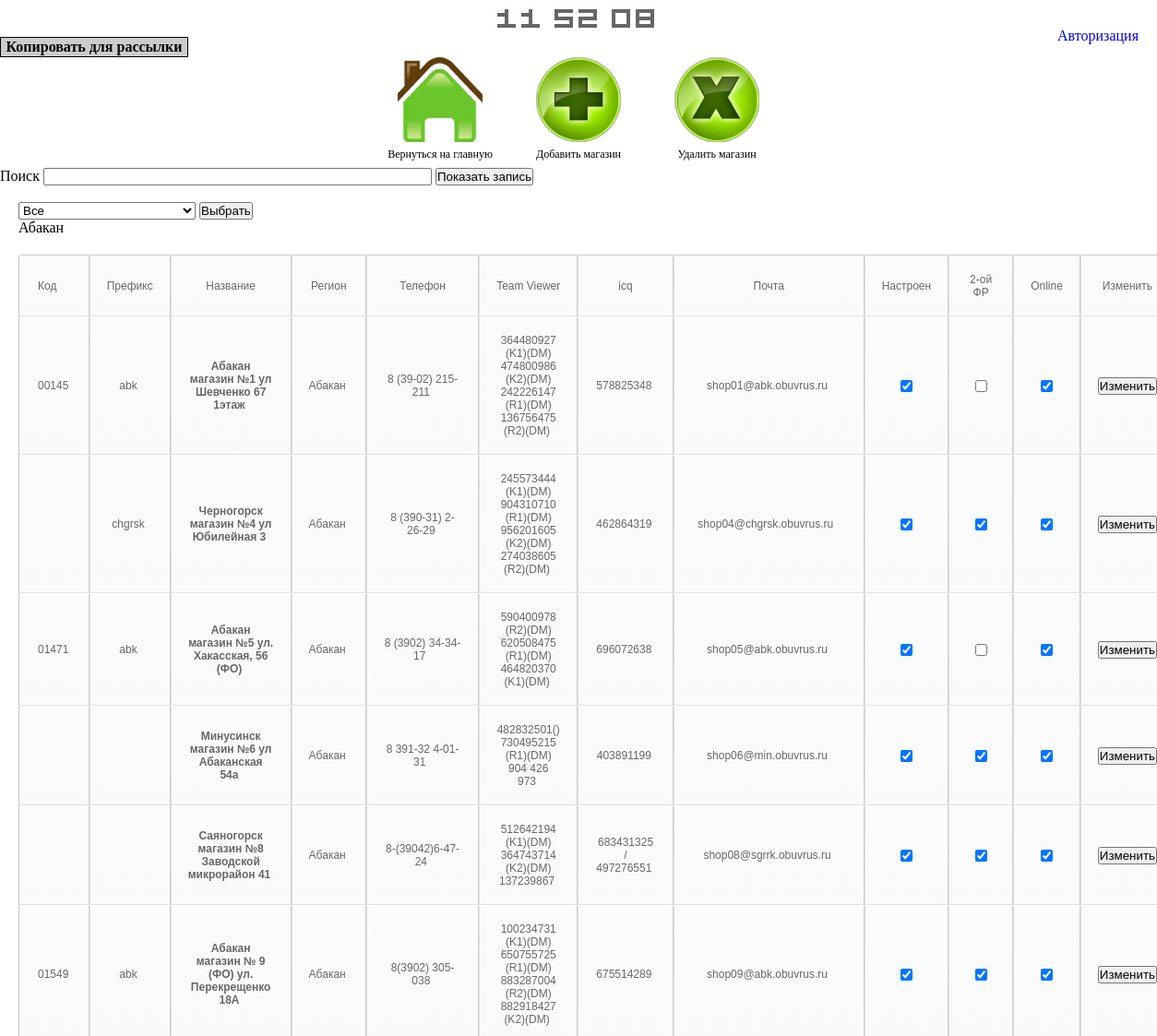
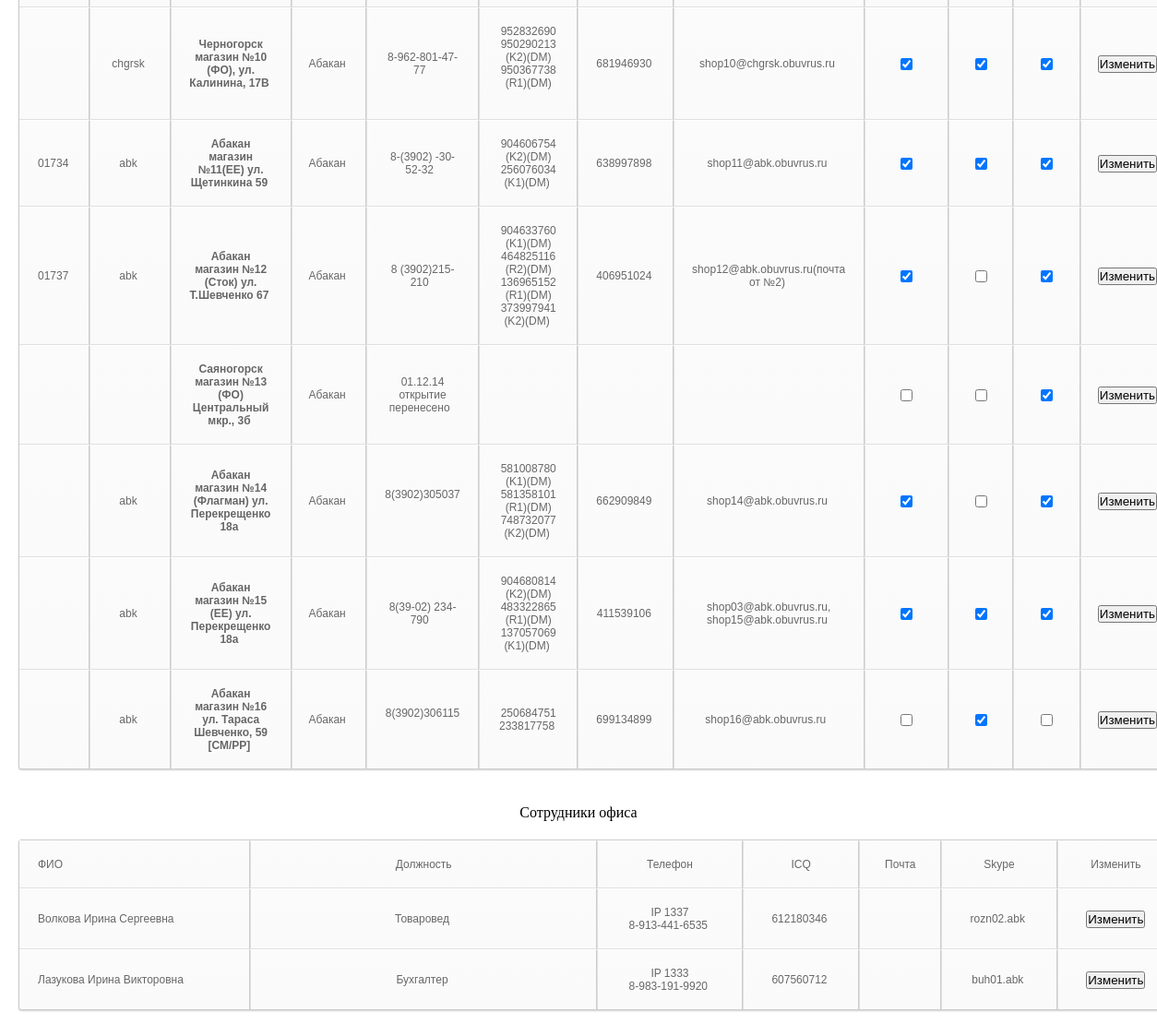
The page /shops.php?reg=Абакан on the database its author committed (2 pictures, top to bottom).
### tables this page shows
CREATE TABLE IF NOT EXISTS `mag` (
  `id` int(4) unsigned NOT NULL AUTO_INCREMENT,
  `kod` varchar(10) NOT NULL,
  `pref` varchar(15) NOT NULL,
  `name` varchar(100) NOT NULL,
  `number` int(3) NOT NULL,
  `region` varchar(30) NOT NULL,
  `city` varchar(30) NOT NULL,
  `tel` varchar(100) NOT NULL,
  `teamviewer` varchar(200) NOT NULL,
  `icq` varchar(100) NOT NULL,
  `chek` tinyint(1) NOT NULL,
  `fr` tinyint(1) NOT NULL,
  `online` tinyint(1) NOT NULL,
  `mail` varchar(100) NOT NULL,
  PRIMARY KEY (`id`)
);

CREATE TABLE IF NOT EXISTS `peoples` (
  `id` int(5) NOT NULL AUTO_INCREMENT,
  `number` int(3) NOT NULL,
  `fio` varchar(100) NOT NULL,
  `whois` varchar(100) NOT NULL,
  `region` varchar(100) NOT NULL,
  `spec` varchar(100) NOT NULL,
  `tel` varchar(100) NOT NULL,
  `icq` varchar(50) NOT NULL,
  `mail` varchar(50) NOT NULL,
  `skype` varchar(20) NOT NULL,
  PRIMARY KEY (`id`)
);

### functions.php (the view, shortened to what this page needs)
<?php
	function get_region() {
	$action="shops.php";
	$sql = 'SELECT * FROM region';
	$result_select = mysql_query($sql) or die('Запрос не удался: ' . mysql_error());
?>
	<form action=<? echo $action; ?> method=GET >
		<?php
			echo "<br>";
			echo "<select name = 'reg' style='margin-left:20px'>";
			while($object = mysql_fetch_object($result_select))
			{
				echo "<option value = '$object->name' > $object->name </option>";
			}
			echo "</select>";
		?>
	<INPUT TYPE=submit class=button VALUE="Выбрать">
	</form>
<?php }
	function get_list_magazine() {
		if($_GET['reg']){
			$reg=$_GET['reg'];
		}
		echo "<p style='margin-left:20px'>".$reg."</p>";
		if($reg == "" || $reg == "Все" ||  $reg == "it-отдел")
		{
			$query = 'SELECT * FROM mag order by name';
		}
		else
		{
			$query = "SELECT * FROM mag WHERE region='".$reg."' order by number";
		}
		$result = mysql_query($query) or die('Запрос не удался: ' . mysql_error());
		if($result)
		{
		  echo "<table border='1' cellspacing='0' cellpadding='5' style='margin-left:20px' width = 97%>";
		  echo "
			<tr>
				<td ALIGN=CENTER>Код</td>
				<td ALIGN=CENTER>Префикс</td>
				<td ALIGN=CENTER>Название</td>
				<td ALIGN=CENTER>Регион</td>
				<td ALIGN=CENTER>Телефон</td>
				<td ALIGN=CENTER>Team Viewer</td>
				<td ALIGN=CENTER>icq</td>
				<td ALIGN=CENTER>Почта</td>
				<td ALIGN=CENTER width = 32px>Настроен</td>
				<td ALIGN=CENTER width = 32px>2-ой ФР</td>
				<td ALIGN=CENTER width = 32px>Online</td>
				<td ALIGN=CENTER>Изменить</td>
			</tr>";
		  while($author = mysql_fetch_array($result))
		  {
			$checked = "";
			$checked_fr = "";
			$checked_online = "";
			if($author['chek'])
			{
					$checked = "checked";
			}
			if($author['fr'])
			{
					$checked_fr = "checked";
			}
			if($author['online'])
			{
					$checked_online = "checked";
			}
			echo "<tr class='storepos'>
			<td ALIGN=CENTER>".$author['kod']."&nbsp;</td>
			<td ALIGN=CENTER>".$author['pref']."&nbsp </td>
			<td><a href='actt.php?name=".$author['name']."'>".$author['name']."&nbsp;</td>
			<td ALIGN=CENTER>".$author['region']."&nbsp;</td>
			<td>".$author['tel']."&nbsp;</td>
			<td>".$author['teamviewer']."&nbsp;</td>
			<td ALIGN=CENTER>".$author['icq']."&nbsp;</td>
			<td ALIGN=CENTER>".$author['mail']."&nbsp;</td>
			<td ALIGN=CENTER><input type='checkbox' id = '".$author['id']."'   onchange = 'showOrHide(".$author['id'].")' ".$checked."></td>
			<td ALIGN=CENTER><input type='checkbox' name = '".$author['id']."' id = '".$author['id']."12'   onchange = 'showOrHidefr(".$author['id']."12)' ".$checked_fr."></td>
			<td ALIGN=CENTER><input type='checkbox' name = '".$author['id']."' id = '".$author['id']."14'   onchange = 'showOrHideOnline(".$author['id']."14)' ".$checked_online."></td>
			<td ALIGN=CENTER>
				<form method='post' action='updateall.php'>
					<input type='hidden' name='update' value='".$author['id']."' />
					<input type='hidden' name='region' value='".$reg."' />
					<input type='submit' name='".$author['id']."' value='Изменить'>
				</form>
			</td>
			</tr>";
		  }
		  echo "</table>";
		  $q_p = "SELECT * FROM peoples WHERE region='".$reg."'";
		  echo "<br>";
			echo "<p align='center'>Сотрудники офиса</p>";
			$res_q_p = mysql_query($q_p) or die('Запрос не удался: ' . mysql_error());
			if($res_q_p)
			{
				echo "<table border='1' cellspacing='0' cellpadding='5' align='center' style='margin-left:20px' width = 97%>";
				echo "
				<tr>
					<td ALIGN=CENTER>ФИО</td>
					<td ALIGN=CENTER>Должность</td>
					<td ALIGN=CENTER>Телефон</td>
					<td ALIGN=CENTER>ICQ</td>
					<td ALIGN=CENTER>Почта</td>
					<td ALIGN=CENTER>Skype</td>
					<td ALIGN=CENTER>Изменить</td>
				</tr>";
				while($people_res = mysql_fetch_array($res_q_p))
				{
					echo "<tr>
					<td width = 20%>".$people_res['fio']."&nbsp;</td>
					<td width = 30%>".$people_res['whois']."&nbsp </td>
					<td>".$people_res['tel']."&nbsp;</td>
					<td>".$people_res['icq']."&nbsp;</td>
					<td>".$people_res['mail']."&nbsp;</td>
					<td>".$people_res['skype']."&nbsp;</td>
					<td ALIGN=CENTER>
						<form method='post' action='update_people.php'>
							<input type='hidden' name='update' value='".$people_res['id']."' />
							<input type='hidden' name='region' value='".$reg."' />
							<input type='submit' name='".$people_res['id']."' value='Изменить'>
						</form>
					</td>
					</tr>";
				}
				echo "</table>";
			}
		}
		else
		{
		  echo "<p><b>Error: ".mysql_error()."</b><p>";
		  exit();
		}
	}
?>

### shops.php (shortened to what this page needs)
<?php
	include ('db.php');
	include ('functions.php');
	?>
	<head>
		<link rel="stylesheet" type="text/css" href="css/style.css">
		<link rel="stylesheet" type="text/css" href="css/jqClock.css">
		<link rel="stylesheet" type="text/css" href="css/digital-clock.css" />
		<link rel="stylesheet" type="text/css" href="css/main.css" />
	</head>
	<body>
		<div class="time"></div>
		<div class="auth">
			<a href="auth/index.php">Авторизация</a>
		</div>
		<div id="copy_btn" class="clip_btn" style='margin-RIGHT:10px'>
			<b>Копировать для рассылки</b>
		</div>
		<div id="secondarymenu">
			<div class="secondarybutton">
				<p>Вернуться на главную</p>
				<a href="index.php"><img src="images/icon/home.png" alt=""></a>
			</div>
			<div class="secondarybutton">
				<p>Добавить магазин</p>
				<a href="add.php"><img src="images/icon/add.png" alt=""></a>
			</div>
			<div class="secondarybutton">
				<p>Удалить магазин</p>
				<a href="test.php?reg="<?php $_GET['reg'] ?>"><img src="images/icon/del.png" alt=""></a>
			</div>
		</div>
		<label for="capitals">Поиск</label>
		<input size="50" type="text" id="capitals" name="capitals">
		<input type="submit" value="Показать запись">
		<?php
		get_region();
		if($_GET['serch'] == 5)
		{
			online_magazine_end();
			$str = '&serch=3';
			mysql_close($link);
		}
		else
		{
			get_list_magazine();
		}
		?>
			  <br>
			</body>
			</html>

### css/style.css (style rules this page uses)
* { margin: 0; padding: 0; }
a { text-decoration: none; }
body { background-color: #fff; margin: 0; padding: 0; }
#secondarymenu { position: relative; width: 450px; margin: 0px auto; }
.secondarybutton { position: relative; display: block; float: left; width: 150px; height: 120px; }
.secondarybutton img { display: block; position: relative; margin: 0px auto; width: 92px; height: 92px; cursor: pointer; }
.secondarybutton p { display: block; position: absolute; font: 400 12px Tahoma; bottom: 7px; width: 150px; text-align: center; }
.auth { position: absolute; top: 30px; right: 20px; }
table { margin: 0; padding: 0; width: 100%; }
table a:link { color: #666; font-weight: bold; text-decoration:none; }
table { font-family:Arial, Helvetica, sans-serif; color:#666; font-size:12px; text-shadow: 1px 1px 0px #fff; background:#eaebec; margin:20px; border:#ccc 1px solid; -moz-border-radius:3px; -webkit-border-radius:3px; border-radius:3px; -moz-box-shadow: 0 1px 2px #d1d1d1; -webkit-box-shadow: 0 1px 2px #d1d1d1; box-shadow: 0 1px 2px #d1d1d1; }
table tr { text-align: center; padding-left:20px; }
table tr td:first-child { text-align: left; padding-left:20px; border-left: 0; }
table tr td { padding:18px; border-top: 1px solid #ffffff; border-bottom:1px solid #e0e0e0; border-left: 1px solid #e0e0e0; background: #fafafa; background: -webkit-gradient(linear, left top, left bottom, from(#fbfbfb), to(#fafafa)); background: -moz-linear-gradient(top, #fbfbfb, #fafafa); }
table tr:last-child td { border-bottom:0; }
table tr:last-child td:first-child { -moz-border-radius-bottomleft:3px; -webkit-border-bottom-left-radius:3px; border-bottom-left-radius:3px; }
table tr:last-child td:last-child { -moz-border-radius-bottomright:3px; -webkit-border-bottom-right-radius:3px; border-bottom-right-radius:3px; }

### css/main.css (style rules this page uses)
.time { display: block; position: relative; margin: 10px auto; width: 177px; }

### shops.php (style rules this page uses)
.clip_btn { width:200px; text-align:center; border:1px solid black; background-color:#ccc; padding:1px; }

### rows shown on the page
mag: kod "00145", pref "abk", name "Абакан магазин №1 ул Шевченко 67 1этаж", region "Абакан", tel "8 (39-02) 215-211", teamviewer "364480927 (K1)(DM) 474800986 (K2)(DM) 242226147 (R1)(DM) 136756475 (R2)(DM)", icq "578825348", mail "shop01@abk.obuvrus.ru"
mag: pref "chgrsk", name "Черногорск магазин №4 ул Юбилейная 3", region "Абакан", tel "8 (390-31) 2-26-29", teamviewer "245573444 (K1)(DM) 904310710 (R1)(DM) 956201605 (K2)(DM) 274038605 (R2)(DM)", icq "462864319", mail "shop04@chgrsk.obuvrus.ru"
mag: kod "01471", pref "abk", name "Абакан магазин №5 ул. Хакасская, 56 (ФО)", region "Абакан", tel "8 (3902) 34-34-17", teamviewer "590400978 (R2)(DM) 620508475 (R1)(DM) 464820370 (K1)(DM)", icq "696072638", mail "shop05@abk.obuvrus.ru"
mag: name "Минусинск магазин №6 ул Абаканская 54а", region "Абакан", tel "8 391-32 4-01-31", teamviewer "482832501() 730495215 (R1)(DM) 904 426 973", icq "403891199", mail "shop06@min.obuvrus.ru"
mag: name "Саяногорск магазин №8 Заводской микрорайон 41", region "Абакан", tel "8-(39042)6-47-24", teamviewer "512642194 (K1)(DM) 364743714 (K2)(DM) 137239867", icq "683431325 / 497276551", mail "shop08@sgrrk.obuvrus.ru"
mag: kod "01549", pref "abk", name "Абакан магазин № 9 (ФО) ул. Перекрещенко 18А", region "Абакан", tel "8(3902) 305-038", teamviewer "100234731 (K1)(DM) 650755725 (R1)(DM) 883287004 (R2)(DM) 882918427 (K2)(DM)", icq "675514289", mail "shop09@abk.obuvrus.ru"
mag: pref "chgrsk", name "Черногорск магазин №10 (ФО), ул. Калинина, 17В", region "Абакан", tel "8-962-801-47-77", teamviewer "952832690 950290213 (K2)(DM) 950367738 (R1)(DM)", icq "681946930", mail "shop10@chgrsk.obuvrus.ru"
mag: kod "01734", pref "abk", name "Абакан магазин №11(ЕЕ) ул. Щетинкина 59", region "Абакан", tel "8-(3902) -30-52-32", teamviewer "904606754 (K2)(DM) 256076034 (K1)(DM)", icq "638997898", mail "shop11@abk.obuvrus.ru"
mag: kod "01737", pref "abk", name "Абакан магазин №12 (Сток) ул. Т.Шевченко 67", region "Абакан", tel "8 (3902)215-210", teamviewer "904633760 (K1)(DM) 464825116 (R2)(DM) 136965152 (R1)(DM) 373997941 (K2)(DM)", icq "406951024", mail "shop12@abk.obuvrus.ru(почта от №2)"
mag: name "Саяногорск магазин №13 (ФО) Центральный мкр., 3б", region "Абакан", tel "01.12.14 открытие перенесено"
mag: pref "abk", name "Абакан магазин №14 (Флагман) ул. Перекрещенко 18а", region "Абакан", tel "8(3902)305037", teamviewer "581008780 (K1)(DM) 581358101 (R1)(DM) 748732077 (K2)(DM)", icq "662909849", mail "shop14@abk.obuvrus.ru"
mag: pref "abk", name "Абакан магазин №15 (ЕЕ) ул. Перекрещенко 18а", region "Абакан", tel "8(39-02) 234-790", teamviewer "904680814 (K2)(DM) 483322865 (R1)(DM) 137057069 (K1)(DM)", icq "411539106", mail "shop03@abk.obuvrus.ru, shop15@abk.obuvrus.ru"
mag: pref "abk", name "Абакан магазин №16 ул. Тараса Шевченко, 59 [СМ/РР]", region "Абакан", tel "8(3902)306115", teamviewer "250684751 233817758", icq "699134899", mail "shop16@abk.obuvrus.ru"
peoples: fio "Волкова Ирина Сергеевна", whois "Товаровед", tel "IP 1337 8-913-441-6535", icq "612180346", skype "rozn02.abk"
peoples: fio "Лазукова Ирина Викторовна", whois "Бухгалтер", tel "IP 1333 8-983-191-9920", icq "607560712", skype "buh01.abk"

### other values the page prints
$reg "Абакан"
form field reg "Все"
